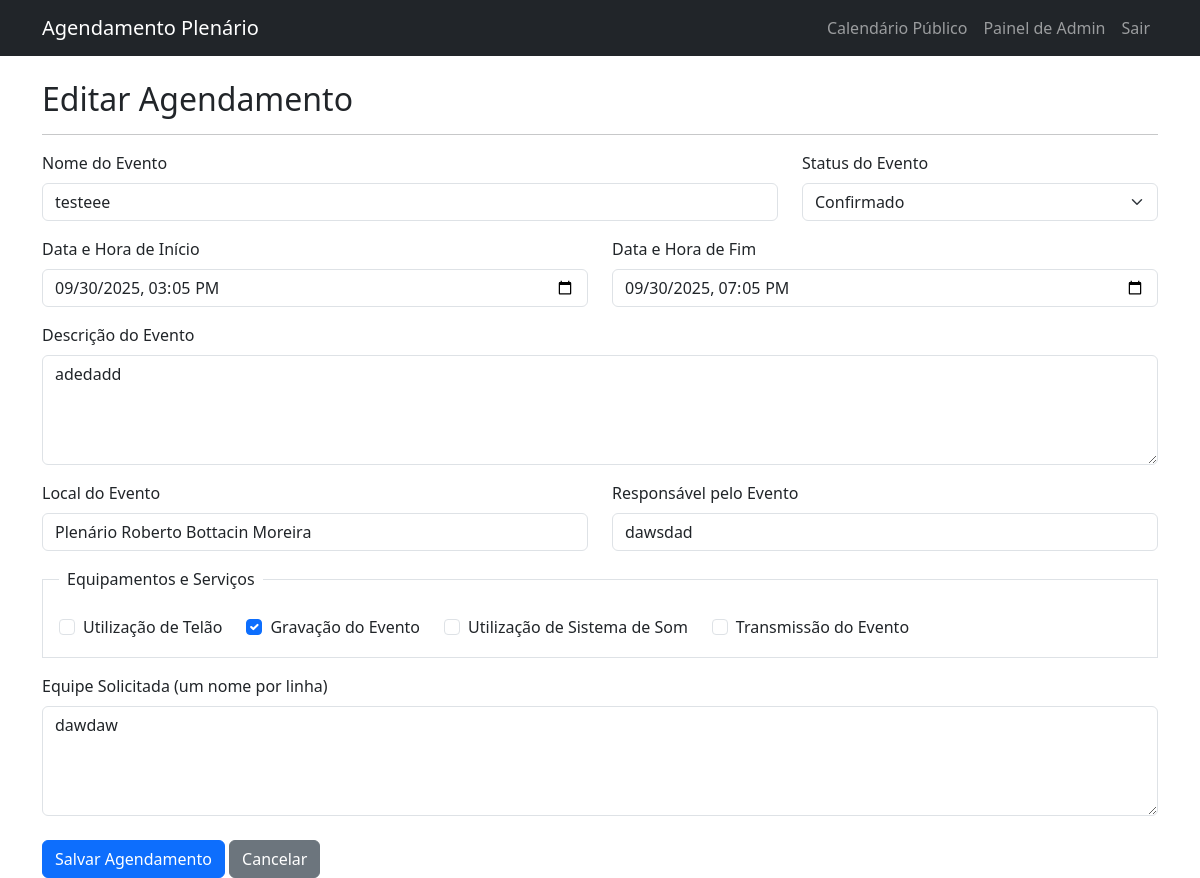
The app's page /agendamento/editar/8 (signed in) with its own data.
### app/models.py (models this page shows, shortened)
class Agendamento(db.Model):
    id = db.Column(db.Integer, primary_key=True)
    titulo = db.Column(db.String(140), nullable=False)
    descricao = db.Column(db.Text)
    data_inicio = db.Column(db.DateTime, index=True, nullable=False)
    data_fim = db.Column(db.DateTime, nullable=False)
    local = db.Column(db.String(140), default='Plenário Roberto Bottacin Moreira')
    responsavel = db.Column(db.String(140))
    status = db.Column(db.String(64), default='Confirmado')
    uso_telao = db.Column(db.Boolean, default=False)
    gravacao = db.Column(db.Boolean, default=False)
    uso_som = db.Column(db.Boolean, default=False)
    transmissao = db.Column(db.Boolean, default=False)
    usuario_id = db.Column(db.Integer, db.ForeignKey('usuario.id'))
    equipe_solicitada = db.Column(db.Text) # Campo para listar os funcionários
    usuario_id = db.Column(db.Integer, db.ForeignKey('usuario.id'))

### app/routes.py (the view)
@bp.route('/agendamento/editar/<int:agendamento_id>', methods=['GET', 'POST'])
@login_required
def editar_agendamento(agendamento_id):
    agendamento = Agendamento.query.get_or_404(agendamento_id)
    form = AgendamentoForm(agendamento_id=agendamento_id)
    if form.validate_on_submit():
        agendamento.titulo = form.titulo.data
        agendamento.descricao = form.descricao.data
        agendamento.data_inicio = form.data_inicio.data
        agendamento.data_fim = form.data_fim.data
        agendamento.local = form.local.data
        agendamento.responsavel = form.responsavel.data
        agendamento.status = form.status.data
        agendamento.uso_telao = form.uso_telao.data
        agendamento.gravacao = form.gravacao.data
        agendamento.uso_som = form.uso_som.data
        agendamento.transmissao = form.transmissao.data
        agendamento.equipe_solicitada = form.equipe_solicitada.data
        db.session.commit()
        enviar_email_notificacao(
            assunto=f"Agendamento Atualizado: {agendamento.titulo}",
            destinatarios=current_app.config['ADMINS'],
            template_html="email/notificacao.html",
            agendamento=agendamento,
            status_acao="atualizado"
        )
        flash('Agendamento atualizado com sucesso!')
        return redirect(url_for('main.admin_dashboard'))
    elif request.method == 'GET':
        form.titulo.data = agendamento.titulo
        form.descricao.data = agendamento.descricao
        form.data_inicio.data = agendamento.data_inicio
        form.data_fim.data = agendamento.data_fim
        form.local.data = agendamento.local
        form.responsavel.data = agendamento.responsavel
        form.status.data = agendamento.status
        form.uso_telao.data = agendamento.uso_telao
        form.gravacao.data = agendamento.gravacao
        form.uso_som.data = agendamento.uso_som
        form.transmissao.data = agendamento.transmissao
        form.equipe_solicitada.data = agendamento.equipe_solicitada
    return render_template('editar_agendamento.html', title='Editar Agendamento', form=form)

### app/models.py (called while the page is built)
@login_manager.user_loader
def load_user(user_id):
    return Usuario.query.get(int(user_id))

### app/templates/editar_agendamento.html (shortened to what this page needs)
{% extends "base.html" %}
{% block content %}
    <h2>Editar Agendamento</h2>
    <hr>
    <form action="" method="post" novalidate>
        <div class="row">
            <div class="col-md-8 mb-3">
                {{ form.titulo.label(class="form-label") }}
                {{ form.titulo(class="form-control", size=32) }}
            </div>
            <div class="col-md-4 mb-3">
                {{ form.status.label(class="form-label") }}
                {{ form.status(class="form-select") }}
            </div>
        </div>
        <div class="row">
            <div class="col-md-6 mb-3">
                {{ form.data_inicio.label(class="form-label") }}
                {{ form.data_inicio(class="form-control") }}
            </div>
            <div class="col-md-6 mb-3">
                {{ form.data_fim.label(class="form-label") }}
                {{ form.data_fim(class="form-control") }}
            </div>
        </div>
        <div class="mb-3">
            {{ form.descricao.label(class="form-label") }}
            {{ form.descricao(class="form-control", rows=4) }}
        </div>
        <div class="row">
            <div class="col-md-6 mb-3">
                {{ form.local.label(class="form-label") }}
                {{ form.local(class="form-control") }}
            </div>
            <div class="col-md-6 mb-3">
                {{ form.responsavel.label(class="form-label") }}
                {{ form.responsavel(class="form-control") }}
            </div>
        </div>
        <fieldset class="border p-3 mb-3">
            <legend class="float-none w-auto px-2 fs-6">Equipamentos e Serviços</legend>
            <div class="d-flex flex-wrap">
                <div class="form-check me-4">{{ form.uso_telao(class="form-check-input") }} {{ form.uso_telao.label(class="form-check-label") }}</div>
                <div class="form-check me-4">{{ form.gravacao(class="form-check-input") }} {{ form.gravacao.label(class="form-check-label") }}</div>
                <div class="form-check me-4">{{ form.uso_som(class="form-check-input") }} {{ form.uso_som.label(class="form-check-label") }}</div>
                <div class="form-check me-4">{{ form.transmissao(class="form-check-input") }} {{ form.transmissao.label(class="form-check-label") }}</div>
            </div>
        </fieldset>
        <div class="mb-3">
            {{ form.equipe_solicitada.label(class="form-label") }}
            {{ form.equipe_solicitada(class="form-control", rows=4) }}
        </div>
        <div class="mt-4">
            {{ form.submit(class="btn btn-primary") }}
            <a href="{{ url_for('main.admin_dashboard') }}" class="btn btn-secondary">Cancelar</a>
        </div>
    </form>
{% endblock %}

### app/templates/base.html (style rules this page uses)
body { padding-top: 56px; }

### records on screen
Agendamento: titulo "testeee", status "Confirmado", data_inicio "09/30/2025 15:05", data_fim "09/30/2025 19:05", descricao "adedadd", local "Plenário Roberto Bottacin Moreira", responsavel "dawsdad", gravacao "☑", equipe_solicitada "dawdaw"
